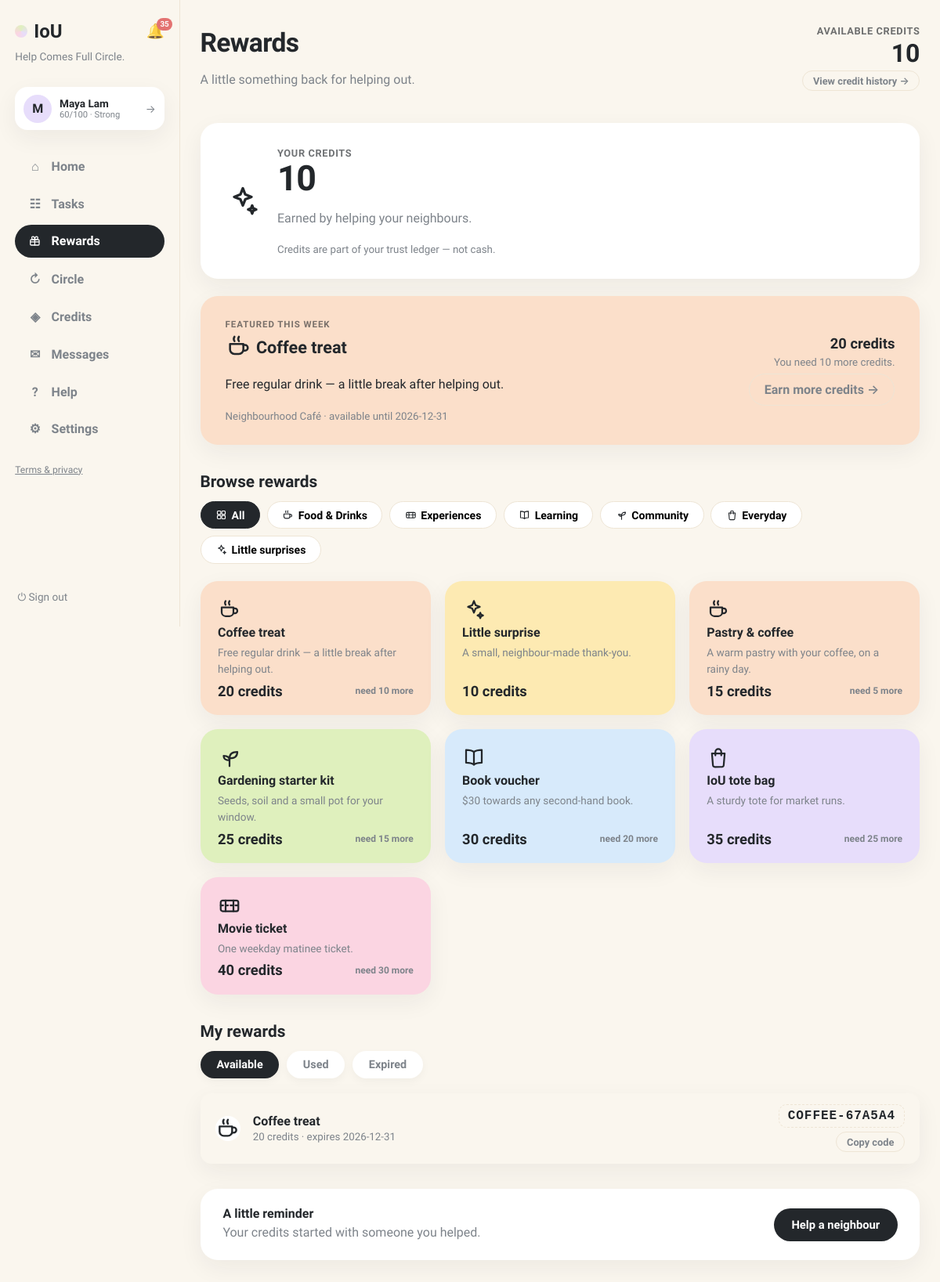
Before: /rewards (signed in) with the older database file.
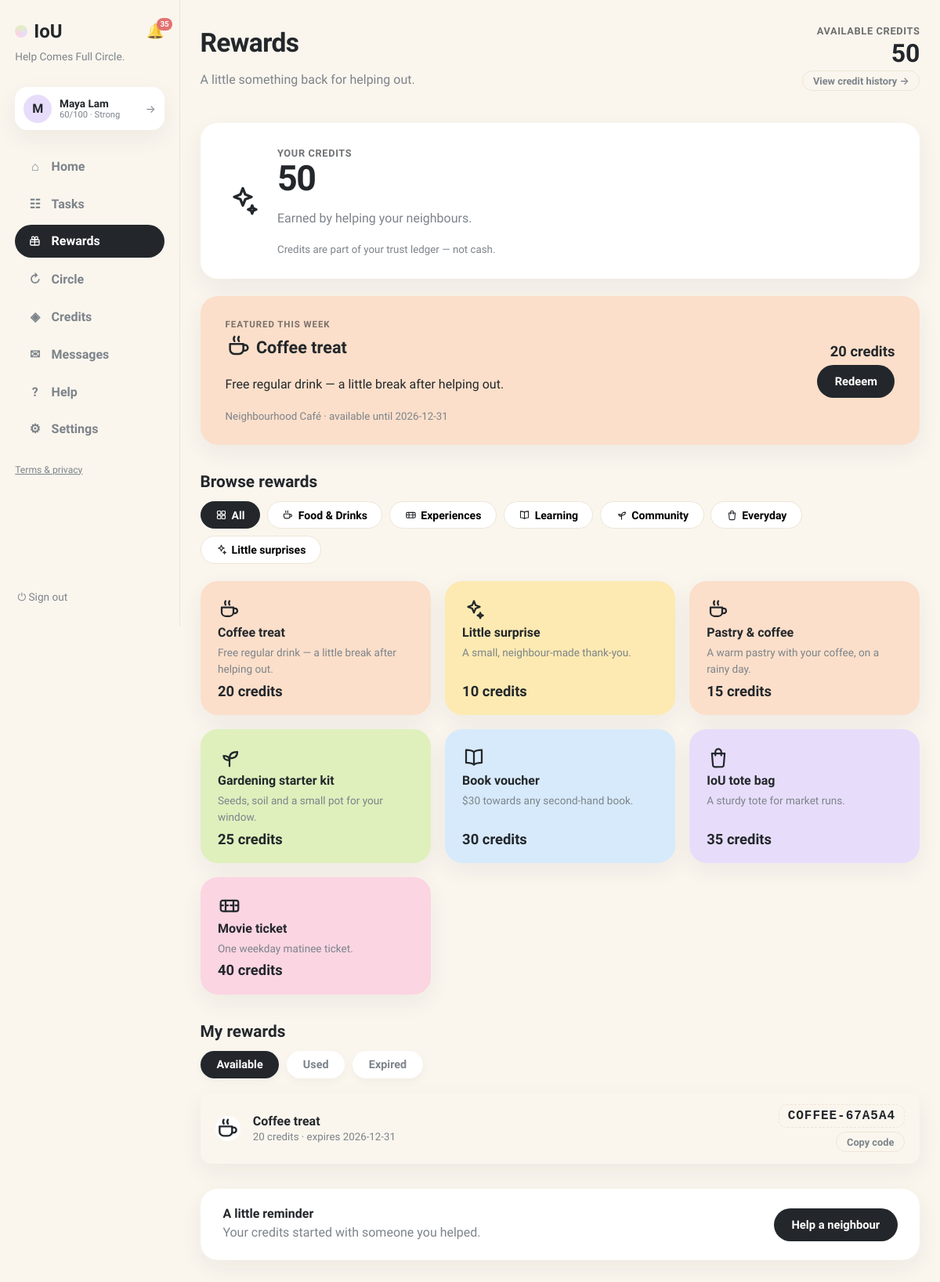
After: the same page with the newer database file.
### tables this page shows
CREATE TABLE users (
                id INTEGER PRIMARY KEY, name TEXT NOT NULL, email TEXT UNIQUE NOT NULL,
                password TEXT NOT NULL, balance INTEGER NOT NULL DEFAULT 0,
                held_balance INTEGER NOT NULL DEFAULT 0,
                is_moderator INTEGER NOT NULL DEFAULT 0
            , language TEXT NOT NULL DEFAULT 'en', address TEXT, district TEXT, hkid TEXT, address_id TEXT, age INTEGER, birthday TEXT, skills TEXT NOT NULL DEFAULT '', community_helper INTEGER NOT NULL DEFAULT 0, created_at TEXT, consent_analytics INTEGER NOT NULL DEFAULT 0, reliability INTEGER NOT NULL DEFAULT 60, account_status TEXT NOT NULL DEFAULT 'active', analytics_consent INTEGER NOT NULL DEFAULT 0, username TEXT, bio TEXT, verification_identity TEXT NOT NULL DEFAULT 'unverified', verification_neighbourhood TEXT NOT NULL DEFAULT 'unverified', vis_photo INTEGER NOT NULL DEFAULT 1, vis_neighbourhood INTEGER NOT NULL DEFAULT 1, vis_skills INTEGER NOT NULL DEFAULT 1, vis_bio INTEGER NOT NULL DEFAULT 1, vis_completed INTEGER NOT NULL DEFAULT 1, vis_circle INTEGER NOT NULL DEFAULT 1, circle_enabled INTEGER NOT NULL DEFAULT 1, circle_notifications INTEGER NOT NULL DEFAULT 1, circle_community_only INTEGER NOT NULL DEFAULT 0, circle_max_distance_km REAL NOT NULL DEFAULT 2.0, circle_availability TEXT NOT NULL DEFAULT '');

CREATE TABLE rewards(
                id INTEGER PRIMARY KEY AUTOINCREMENT,
                title TEXT NOT NULL,
                description TEXT NOT NULL DEFAULT '',
                category TEXT NOT NULL DEFAULT 'everyday',
                credit_cost INTEGER NOT NULL,
                partner TEXT NOT NULL DEFAULT '',
                terms TEXT NOT NULL DEFAULT '',
                expiry_date TEXT,
                emoji TEXT NOT NULL DEFAULT '✨',
                pastel TEXT NOT NULL DEFAULT 'yellow',
                max_per_user INTEGER NOT NULL DEFAULT 1,
                active INTEGER NOT NULL DEFAULT 1,
                featured INTEGER NOT NULL DEFAULT 0,
                created_at TEXT
            );

CREATE TABLE reward_redemptions(
                id INTEGER PRIMARY KEY AUTOINCREMENT,
                user_id INTEGER NOT NULL,
                reward_id INTEGER NOT NULL,
                credits_spent INTEGER NOT NULL,
                code TEXT NOT NULL,
                status TEXT NOT NULL DEFAULT 'available',
                redeemed_at TEXT,
                expires_at TEXT
            );

### app.py (the view)
@app.get("/rewards", response_class=HTMLResponse)
def rewards_page(request: Request, claimed: int | None = Query(None), error: str = ""):
    user = current_user(request)
    if not user:
        return RedirectResponse("/login", status_code=303)
    with db() as connection:
        rewards = connection.execute(
            "SELECT * FROM rewards WHERE active=1 ORDER BY featured DESC, credit_cost ASC"
        ).fetchall()
        redemptions = connection.execute(
            """SELECT rr.*, r.title, r.emoji, r.pastel, r.category, r.description, r.partner, r.expiry_date
               FROM reward_redemptions rr JOIN rewards r ON r.id=rr.reward_id
               WHERE rr.user_id=? ORDER BY rr.redeemed_at DESC""",
            (user["id"],),
        ).fetchall()
        counts = {row["reward_id"]: row["c"] for row in connection.execute(
            """SELECT reward_id, COUNT(*) c FROM reward_redemptions
               WHERE user_id=? AND status != 'expired' GROUP BY reward_id""",
            (user["id"],),
        ).fetchall()}
        claimed_row = None
        if claimed:
            claimed_row = next((r for r in redemptions if r["id"] == claimed), None)
    today = datetime.now(timezone(timedelta(hours=8))).date().isoformat()
    return render(request, "rewards.html", page="rewards",
                  rewards=rewards, redemptions=redemptions, counts=counts,
                  categories=REWARDS_CATEGORIES, claimed=claimed_row,
                  today=today, redeem_error=error or None)

### templates/rewards.html (shortened to what this page needs)
{% extends "base.html" %}
{% block content %}
{% macro rw_icon(cat) %}{{ CAT_STYLE[cat][1]|safe }}{% endmacro %}
<header class="page-head">
  <div>
    <h1>Rewards</h1>
    <p class="muted">A little something back for helping out.</p>
  </div>
  <div class="rw-head-credits">
    <span class="stat-label">Available credits</span>
    <b>{{ user.balance }}</b>
    <a class="btn-ghost btn-sm" href="/history">View credit history →</a>
  </div>
</header>
<section class="card rw-hero">
  <span class="rw-hero-emoji rw-ic" style="width:44px;height:44px">{{ rw_icon("surprises") }}</span>
  <div>
    <span class="stat-label">Your credits</span>
    <span class="rw-hero-num">{{ user.balance }}</span>
    <p class="muted">Earned by helping your neighbours.</p>
    <small class="muted">Credits are part of your trust ledger — not cash.</small>
  </div>
</section>
{% set featured = rewards | selectattr("featured", "equalto", 1) | list %}
{% if featured %}
{% set f = featured[0] %}
{% set f_used = counts.get(f.id, 0) %}
<section class="card rw-featured rw-pastel-{{ CAT_STYLE[f.category][0] }}">
  <div class="rw-f-body">
    <small class="rw-kicker">Featured this week</small>
    <b class="rw-f-title"><span class="rw-ic">{{ rw_icon(f.category) }}</span> {{ f.title }}</b>
    <p>{{ f.description }}</p>
    <small class="muted">{{ f.partner }} · available until {{ f.expiry_date }}</small>
  </div>
  <div class="rw-f-side">
    <span class="rw-cost">{{ f.credit_cost }} credits</span>
    {% if f_used >= f.max_per_user %}
    <button class="btn-ghost" disabled>✓ Redeemed</button>
    {% elif user.balance < f.credit_cost %}
    <small class="muted">You need {{ f.credit_cost - user.balance }} more credits.</small>
    <a class="btn-ghost" href="/browse">Earn more credits →</a>
    {% else %}
    <button class="btn-primary" data-redeem-open="{{ f.id }}">Redeem</button>
    {% endif %}
  </div>
</section>
{% endif %}
<section class="home-section">
  <h2 class="section-title">Browse rewards</h2>
  <div class="filter-row" id="rw-chips">
    {% for key, label in categories %}
    <button class="filter-chip {% if key == 'all' %}active{% endif %}" data-rw-cat="{{ key }}">{% if key == 'all' %}<span class="rw-ic-sm"><svg viewBox="0 0 24 24" fill="none" stroke="currentColor" stroke-width="1.8" stroke-linecap="round"><rect x="4" y="4" width="7" height="7" rx="1.5"/><rect x="13" y="4" width="7" height="7" rx="1.5"/><rect x="4" y="13" width="7" height="7" rx="1.5"/><rect x="13" y="13" width="7" height="7" rx="1.5"/></svg></span>{% else %}<span class="rw-ic-sm">{{ rw_icon(key) }}</span>{% endif %}{{ label }}</button>
    {% endfor %}
  </div>
  <div class="rw-grid">
    {% for r in rewards %}
    <div class="rw-card card rw-pastel-{{ CAT_STYLE[r.category][0] }}" data-rw-card data-category="{{ r.category }}"
         data-id="{{ r.id }}" data-title="{{ r.title }}" data-emoji=""
         data-cost="{{ r.credit_cost }}" data-desc="{{ r.description }}" data-partner="{{ r.partner }}"
         data-terms="{{ r.terms }}" data-expiry="{{ r.expiry_date }}" data-used="{{ counts.get(r.id, 0) }}"
         data-max="{{ r.max_per_user }}" data-balance="{{ user.balance }}"
         data-icon='{{ rw_icon(r.category)|e }}'>
      <span class="rw-ic">{{ rw_icon(r.category) }}</span>
      <b>{{ r.title }}</b>
      <p class="muted">{{ r.description }}</p>
      <div class="rw-meta">
        <span class="rw-cost">{{ r.credit_cost }} credits</span>
        {% if counts.get(r.id, 0) >= r.max_per_user %}
        <span class="rw-state">✓ Redeemed {{ counts.get(r.id, 0) }}/{{ r.max_per_user }}</span>
        {% elif user.balance < r.credit_cost %}
        <span class="rw-state muted">need {{ r.credit_cost - user.balance }} more</span>
        {% endif %}
      </div>
    </div>
    {% endfor %}
  </div>
</section>
<section class="home-section">
  <h2 class="section-title">My rewards</h2>
  <div class="board-tabs" id="rw-tabs">
    <button class="btab active" data-rw-tab="available">Available</button>
    <button class="btab" data-rw-tab="used">Used</button>
    <button class="btab" data-rw-tab="expired">Expired</button>
  </div>
  {% for tab in ("available", "used", "expired") %}
  <div class="exchange-table" data-rw-panel="{{ tab }}" {% if tab != "available" %}hidden{% endif %}>
    {% set rows = redemptions | selectattr("status", "equalto", tab) | list %}
    {% for rr in rows %}
    <div class="exchange-row card">
      <span class="thread-av rw-av">{{ rw_icon(rr.category) }}</span>
      <div class="ex-main">
        <b>{{ rr.title }}</b>
        <small class="muted">{{ rr.credits_spent }} credits · {% if tab == "available" %}expires {{ rr.expires_at or "—" }}{% elif tab == "used" %}used{% else %}expired{% endif %}</small>
      </div>
      <div class="ex-side">
        {% if tab == "available" %}
        <code class="rw-code">{{ rr.code }}</code>
        <button class="btn-ghost btn-sm" data-copy="{{ rr.code }}">Copy code</button>
        {% else %}
        <span class="status s-resolved">{{ tab }}</span>
        {% endif %}
      </div>
    </div>
    {% else %}
    <div class="card"><p class="empty">{% if tab == "available" %}Nothing here yet. Your first little reward is waiting — <a href="#" data-rw-browse>browse rewards →</a>{% else %}No {{ tab }} rewards.{% endif %}</p></div>
    {% endfor %}
  </div>
  {% endfor %}
</section>
<section class="card rw-reminder">
  <div>
    <b>A little reminder</b>
    <p class="muted" style="margin:.2rem 0 0">Your credits started with someone you helped.</p>
  </div>
  <a class="btn-primary" href="/browse">Help a neighbour</a>
</section>
{% endblock %}

### templates/base.html (shortened to what this page needs)
<!doctype html>
<html lang="en"><head><link rel="stylesheet" href="/static/style.css"></head>
<body class="app-body">
<nav class="sidebar">
  <div class="brand-row">
    <a class="brand" href="/"><span class="brand-dot"></span>IoU</a>
    {% if user %}
    <a class="bell {% if page == 'notifications' %}active{% endif %}" href="/notifications" title="Notifications">🔔{% if unread_notifs or unread_msgs %}<span class="bell-badge">{{ (unread_notifs or 0) + (unread_msgs or 0) }}</span>{% endif %}</a>
    {% endif %}
  </div>
  <p class="brand-tag">Help Comes Full Circle.</p>
  {% if user %}
  <a class="side-user" href="/profile" title="Your profile">
    <div class="avatar">{{ user.name[0] }}</div>
    {% set sc = user.reliability if user.reliability is not none else 60 %}
    {% set lab = 'Suspended' if sc <= 0 else ('Restricted' if sc < 30 else ('Limited' if sc < 60 else ('Strong' if sc < 80 else 'Excellent'))) %}
    <div class="sidebar-user-meta"><b>{{ user.name }}</b>
      <small>{{ sc }}/100 · {{ lab }}</small>
    </div>
    <span class="side-user-arrow">→</span>
  </a>
  <div class="nav-links">
    <a class="nav-link {% if page == 'home' %}active{% endif %}" href="/"><span class="nav-ico">⌂</span>Home</a>
    <a class="nav-link {% if page == 'browse' %}active{% endif %}" href="/browse"><span class="nav-ico">☷</span>Tasks</a>
    <a class="nav-link {% if page == 'rewards' %}active{% endif %}" href="/rewards"><span class="nav-ico"></span>Rewards</a>
    <a class="nav-link {% if page == 'circle' %}active{% endif %}" href="/chain-invitations"><span class="nav-ico">↻</span>Circle{% if circle_pending %}<span class="unread-dot"></span>{% endif %}</a>
    <a class="nav-link {% if page == 'credits' %}active{% endif %}" href="/history"><span class="nav-ico">◈</span>Credits</a>
    <a class="nav-link {% if page == 'messages' %}active{% endif %}" href="/messages"><span class="nav-ico">✉</span>Messages{% if unread_msgs %}<span class="unread-dot"></span>{% endif %}</a>
    <a class="nav-link {% if page == 'help' %}active{% endif %}" href="/help"><span class="nav-ico">?</span>Help</a>
    <a class="nav-link {% if page == 'account' %}active{% endif %}" href="/account"><span class="nav-ico">⚙</span>Settings</a>
  </div>
  <p class="nav-footer"><a href="/legal">Terms &amp; privacy</a></p>
  <form method="post" action="/logout" class="side-logout"><button class="link-button" title="Sign out">⏻ Sign out</button></form>
  {% else %}
  <div class="nav-links">
    <a class="nav-link" href="/login"><span class="nav-ico">→</span>Sign in</a>
    <a class="nav-link" href="/register"><span class="nav-ico">＋</span>Create account</a>
  </div>
  <p class="nav-footer"><a href="/legal">Terms &amp; privacy</a></p>
  {% endif %}
</nav>
<main class="content {% block content_class %}{% endblock %}">{% block content %}{% endblock %}</main>
</body></html>

Changed rows visible on the page:
changed users "Maya Lam": balance "10" → "50"
changed through a linked row, rewards "Coffee treat": f.credit_cost-user.balance "10" → (not shown); r.credit_cost-user.balance "10" → (not shown)
changed through a linked row, rewards "Pastry & coffee": r.credit_cost-user.balance "5" → (not shown)
changed through a linked row, rewards "Gardening starter kit": r.credit_cost-user.balance "15" → (not shown)
changed through a linked row, rewards "Book voucher": r.credit_cost-user.balance "20" → (not shown)
changed through a linked row, rewards "IoU tote bag": r.credit_cost-user.balance "25" → (not shown)
changed through a linked row, rewards "Movie ticket": r.credit_cost-user.balance "30" → (not shown)
Other visible differences:
text no longer shown: "You need more credits. Earn more credits →"
text now shown: "Redeem"
